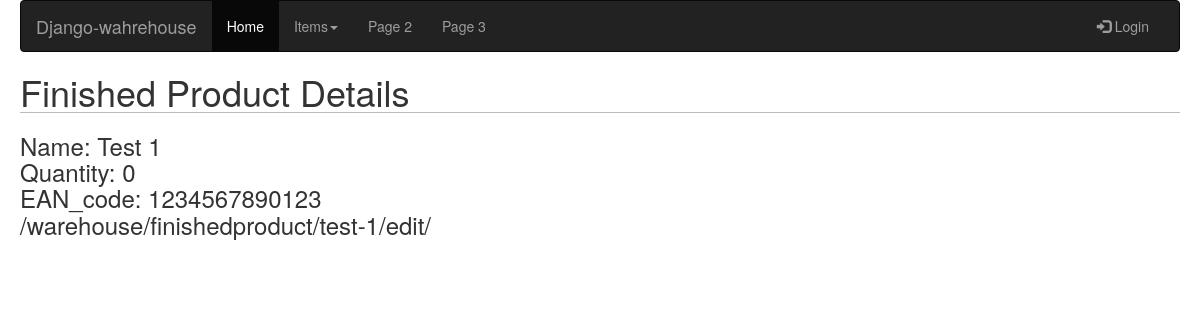
Page /warehouse/finishedproduct/test-1/details/ on the committed database.
### warehouse/models.py (models this page shows, shortened)
class FinishedProduct(models.Model):
    name = models.CharField(max_length=255)
    slug = models.SlugField(blank=True)
    price = models.FloatField()
    quantity = models.PositiveIntegerField(default=0)
    EAN_code = models.CharField(max_length=13, default=0)
    def get_edit_url(self):
        return reverse('finished_item_edit', kwargs={'slug': self.slug,})

### warehouse/views.py (the view)
# urls.py: url(r'^finishedproduct/(?P<slug>[-\w]+)/details/$', finished_product_details, name='finished_item_details'),
def finished_product_details(request, slug):
    item = FinishedProduct.objects.get(slug=slug)
    return render(request, 'products_html/finished_product_details.html', {'item': item})

### warehouse/templates/products_html/finished_product_details.html (shortened to what this page needs)
{% extends "base.html" %}
{% block content %}
    <h1> Finished Product Details</h1>
    <h3> Name: {{ item.name }} <br>
    Quantity: {{ item.quantity }} <br>
    EAN_code: {{ item.EAN_code }} <br>
    {{ item.get_edit_url }}</h3>
{%  endblock %}

### warehouse/static/css/base.css (style rules this page uses)
body { margin-left: 20px; margin-right: 20px; }
h1 { border-bottom:1px solid #bbb; }

### rows in the picture
FinishedProduct: name "Test 1", quantity "0", EAN_code "1234567890123", get_edit_url "/warehouse/finishedproduct/test-1/edit/"
